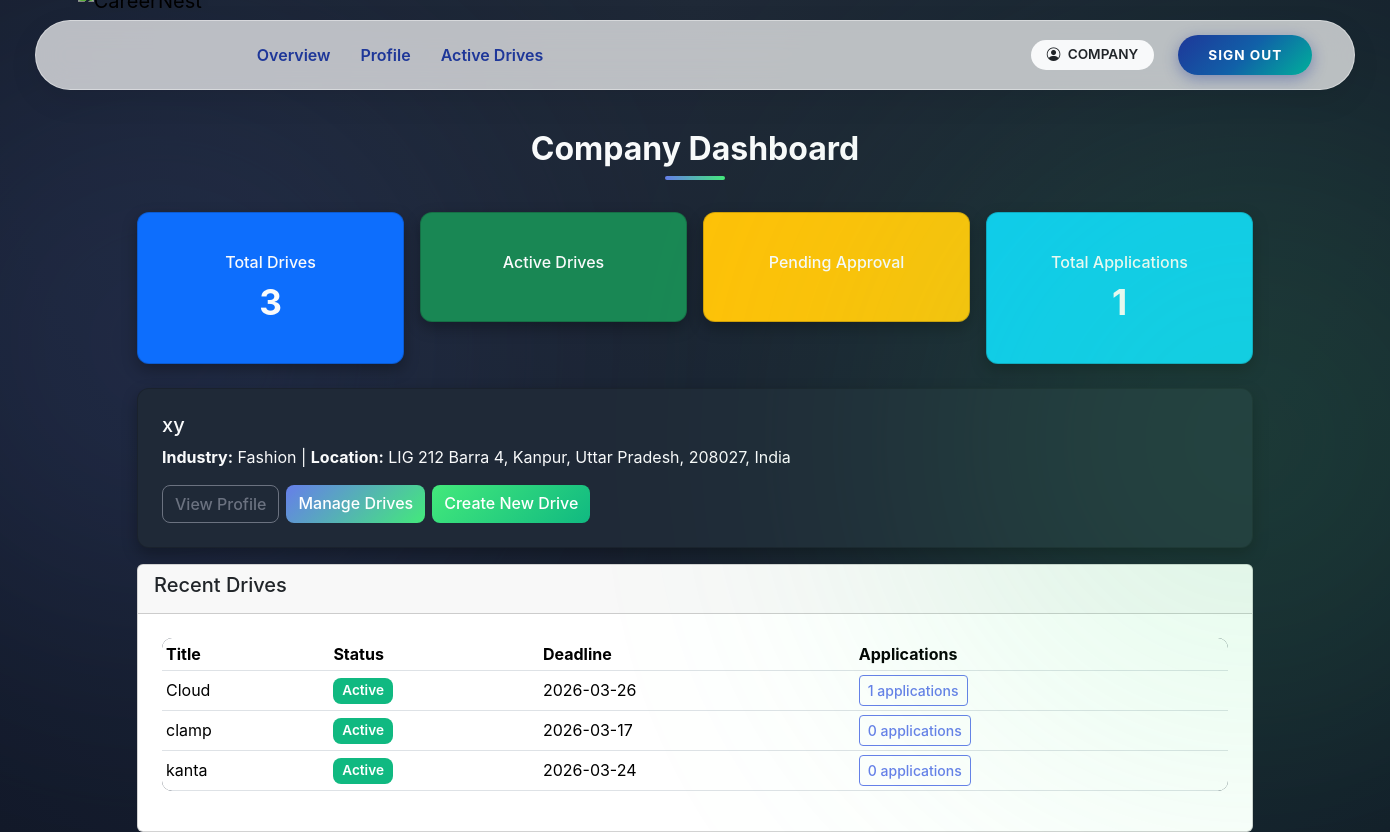
The app's page /company/dashboard (signed in) with its own data.
### app/models.py (models this page shows, shortened)
class User(UserMixin, db.Model):
    __tablename__ = "users"
    user_id = db.Column(db.Integer, primary_key=True)
    email = db.Column(db.String(120), unique=True, nullable=False)
    password_hash = db.Column(db.String(255), nullable=False)
    role = db.Column(db.String(20), nullable=False)
    is_active = db.Column(db.Boolean, default=True)
    is_approved = db.Column(db.Boolean, default=False)
    is_blacklisted = db.Column(db.Boolean, default=False)
    created_at = db.Column(db.DateTime, default=datetime.utcnow)
    student = db.relationship(
        "Student",
        back_populates="user",
        uselist=False,
        cascade="all, delete-orphan"
    )
    company = db.relationship(
        "Company",
        back_populates="user",
        uselist=False,
        cascade="all, delete-orphan"
    )
    admin = db.relationship(
        "Admin",
        back_populates="user",
        uselist=False,
        cascade="all, delete-orphan"
    )

class Company(db.Model):
    __tablename__ = "companies"
    user_id = db.Column(
        db.Integer,
        db.ForeignKey("users.user_id", ondelete="CASCADE"),
        primary_key=True
    )
    company_name = db.Column(db.String(150), nullable=False)
    industry = db.Column(db.String(100))
    location = db.Column(db.String(200))
    website = db.Column(db.String(200))
    contact_person = db.Column(db.String(100))
    contact_phone = db.Column(db.String(20))
    description = db.Column(db.Text)
    user = db.relationship("User", back_populates="company")
    drives = db.relationship(
        "PlacementDrive",
        back_populates="company",
        cascade="all, delete-orphan"
    )

class PlacementDrive(db.Model):
    __tablename__ = "placement_drives"
    drive_id = db.Column(db.Integer, primary_key=True)
    company_id = db.Column(
        db.Integer,
        db.ForeignKey("companies.user_id", ondelete="CASCADE"),
        nullable=False
    )
    job_title = db.Column(db.String(150), nullable=False)
    job_description = db.Column(db.Text, nullable=False)
    eligibility = db.Column(db.String(200))
    application_deadline = db.Column(db.Date)
    status = db.Column(db.String(20), default="Pending")
    created_at = db.Column(db.DateTime, default=datetime.utcnow)
    company = db.relationship("Company", back_populates="drives")
    applications = db.relationship(
        "Application",
        back_populates="drive",
        cascade="all, delete-orphan"
    )

### app/company/routes.py (the view)
@company_bp.route('/dashboard')
@login_required
@role_required('company')
def dashboard():
    profile = get_company_profile()
    if not profile:
        flash('Profile not found.', 'danger')
        return redirect(url_for('auth.logout'))
    drives = PlacementDrive.query.filter_by(company_id=profile.user_id).all()
    total_apps = Application.query.join(PlacementDrive).filter(
        PlacementDrive.company_id == profile.user_id
    ).count()
    stats = {
        'total_drives': len(drives),
        'total_applications': total_apps
    }
    return render_template(
        'company/dashboard.html',
        profile=profile,
        drives=drives,
        stats=stats
    )

### app/company/routes.py (called while the page is built)
def get_company_profile():
    return Company.query.filter_by(user_id=current_user.user_id).first()

### app/utils.py (called while the page is built)
def role_required(required_role):
    def decorator(f):
        @wraps(f)
        def decorated_function(*args, **kwargs):
            if not current_user.is_authenticated:
                abort(401)
            if current_user.role != required_role:
                abort(403)
            if required_role in ["student", "company"] and not current_user.is_approved:
                abort(403)
            if current_user.is_blacklisted:
                abort(403)
            return f(*args, **kwargs)
        return decorated_function
    return decorator

### app/templates/company/dashboard.html (shortened to what this page needs)
{% extends 'base.html' %}
{% block content %}
<h2>Company Dashboard</h2>
<div class="row g-3 mb-4">
  <div class="col-md-3">
    <div class="card text-bg-primary">
      <div class="card-body">
        <h6 class="card-title">Total Drives</h6>
        <p class="card-text display-6">{{ stats.total_drives }}</p>
      </div>
    </div>
  </div>
  <div class="col-md-3">
    <div class="card text-bg-success">
      <div class="card-body">
        <h6 class="card-title">Active Drives</h6>
      </div>
    </div>
  </div>
  <div class="col-md-3">
    <div class="card text-bg-warning">
      <div class="card-body">
        <h6 class="card-title">Pending Approval</h6>
      </div>
    </div>
  </div>
  <div class="col-md-3">
    <div class="card text-bg-info">
      <div class="card-body">
        <h6 class="card-title">Total Applications</h6>
        <p class="card-text display-6">{{ stats.total_applications }}</p>
      </div>
    </div>
  </div>
</div>
<div class="card mb-3">
  <div class="card-body">
    <h5 class="card-title">{{ profile.company_name if profile else current_user.email }}</h5>
    <p class="card-text">
      {% if profile %}
      <strong>Industry:</strong> {{ profile.industry or 'N/A' }} |
      <strong>Location:</strong> {{ profile.location or 'N/A' }}
      {% endif %}
    </p>
    <div class="btn-group">
      <a href="{{ url_for('company.profile') }}" class="btn btn-outline-secondary">View Profile</a>
      {% if current_user.is_approved %}
      <a href="{{ url_for('company.drives') }}" class="btn btn-primary">Manage Drives</a>
      <a href="{{ url_for('company.create_drive') }}" class="btn btn-success">Create New Drive</a>
      {% endif %}
    </div>
  </div>
</div>
{% if drives and current_user.is_approved %}
<div class="card">
  <div class="card-header">
    <h5>Recent Drives</h5>
  </div>
  <div class="card-body">
    <table class="table table-hover table-sm">
      <thead>
        <tr>
          <th>Title</th>
          <th>Status</th>
          <th>Deadline</th>
          <th>Applications</th>
        </tr>
      </thead>
      <tbody>
        {% for drive in drives[:5] %}
        <tr>
          <td>{{ drive.job_title }}</td>
          <td>
            {% if drive.status == 'Pending' %}
            <span class="badge bg-warning">Pending</span>
            {% elif drive.status == 'Closed' %}
            <span class="badge bg-secondary">Closed</span>
            {% else %}
            <span class="badge bg-success">Active</span>
            {% endif %}
          </td>
          <td>{{ drive.application_deadline.strftime('%Y-%m-%d') if drive.application_deadline else 'N/A' }}</td>
          <td>
            <a href="{{ url_for('company.drive_applications', drive_id=drive.drive_id) }}" class="btn btn-sm btn-outline-primary">
              {{ drive.applications|list|length }} applications
            </a>
          </td>
        </tr>
        {% endfor %}
      </tbody>
    </table>
  </div>
</div>
{% endif %}
{% endblock %}

### app/templates/base.html (shortened to what this page needs)
<!DOCTYPE html>
<html lang="en">
<head>
    <link href="https://cdn.jsdelivr.net/npm/bootstrap@5.3.2/dist/css/bootstrap.min.css" rel="stylesheet">
    <link rel="stylesheet" href="https://cdn.jsdelivr.net/npm/bootstrap-icons@1.10.5/font/bootstrap-icons.css">
</head>
<body>
    <div class="toast-container position-fixed top-0 end-0 p-3">
    </div>
    <header class="navbar-container">
        <nav class="navbar navbar-expand-lg navbar-island">
            <div class="container-fluid">
                <a class="navbar-brand " href="/">
                    <img src="{{ url_for('static', filename='img/CareerLogo.png') }}" alt="CareerNest">
                </a>
                <div class="collapse navbar-collapse" id="navMain">
                    <ul class="navbar-nav me-auto mb-2 mb-lg-0 ms-lg-4">
                        {% if current_user.is_authenticated %}
                        {% if current_user.role == 'admin' %}
                        <li class="nav-item"><a class="nav-link" href="{{ url_for('admin.dashboard') }}">Dashboard
                                Center</a></li>
                        <li class="nav-item"><a class="nav-link" href="{{ url_for('admin.students') }}">Students</a>
                        </li>
                        <li class="nav-item"><a class="nav-link" href="{{ url_for('admin.companies') }}">Companies</a>
                        </li>
                        <li class="nav-item"><a class="nav-link" href="{{ url_for('admin.drives') }}">Drives</a>
                        </li>
                        <li class="nav-item"><a class="nav-link"
                                href="{{ url_for('admin.applications') }}">Applications</a>
                        </li>
                        {% elif current_user.role == 'company' %}
                        <li class="nav-item"><a class="nav-link" href="{{ url_for('company.dashboard') }}">Overview</a>
                        </li>
                        <li class="nav-item"><a class="nav-link" href="{{ url_for('company.profile') }}">Profile</a>
                        </li>
                        <li class="nav-item"><a class="nav-link" href="{{ url_for('company.drives') }}">Active
                                Drives</a></li>
                        {% endif %}
                        {% else %}
                        <li class="nav-item"><a class="nav-link" href="/">Home</a></li>
                        {% endif %}
                    </ul>
                    <div class="d-flex flex-column flex-lg-row align-items-center">
                        {% if not current_user.is_authenticated %}
                        <a href="{{ url_for('auth.student_register') }}" class="btn btn-creative btn-student">Student
                            Join</a>
                        <a href="{{ url_for('auth.company_register') }}" class="btn btn-creative btn-student">Company
                            Join</a>
                        <a href="{{ url_for('auth.login') }}" class="btn btn-creative btn-login">Login</a>
                        {% else %}
                        <span class="badge rounded-pill bg-light text-dark px-3 py-2 me-3 d-none d-lg-block">
                            <i class="bi bi-person-circle me-1"></i> {{ current_user.role|upper }}
                        </span>
                        <a href="{{ url_for('auth.logout') }}" class="btn btn-creative btn-login">Sign Out</a>
                        {% endif %}
                    </div>
                </div>
            </div>
        </nav>
    </header>
    <main class="container page-content">
        {% block content %}{% endblock %}
    </main>
</body>
</html>

### app/templates/company/dashboard.html (style rules this page uses)
.card .card-title, .card .card-text { color: #f9fafb; }
.card .btn-group .btn { margin-right: 0.5rem; }
.card .btn-group .btn:last-child { margin-right: 0; }
.card-body { padding: 1.5rem; }
body { font-family: 'Inter', sans-serif; background: radial-gradient(circle at top, #1f2937 0%, #111827 100%); color: #f9fafb; }
h2 { font-size: 2rem; font-weight: 700; text-align: center; margin-bottom: 2rem; position: relative; }
h2::after { content: ''; display: block; width: 60px; height: 4px; margin: 0.5rem auto 0 auto; border-radius: 2px; background: linear-gradient(90deg, #667eea, #43e97b); }
.row.g-3 .card { border-radius: 12px; box-shadow: 0 6px 15px rgba(0,0,0,0.3); text-align: center; padding: 1rem; color: #fff; transition: transform 0.3s, box-shadow 0.3s; }
.card .display-6 { font-weight: 700; font-size: 2.2rem; }
.card.mb-3 { border-radius: 12px; box-shadow: 0 6px 15px rgba(0,0,0,0.3); background: #1f2937; }
.card.mb-3 .btn-group .btn { border-radius: 8px; font-weight: 500; transition: transform 0.3s, box-shadow 0.3s; }
.table { background-color: #1f2937; border-radius: 10px; overflow: hidden; color: #f9fafb; }
.table th, .table td { vertical-align: middle; }
.badge { font-weight: 600; font-size: 0.85rem; padding: 0.45em 0.65em; border-radius: 8px; }
.badge.bg-success { background-color: #10b981 !important; }
.btn-primary { background: linear-gradient(135deg, #667eea, #43e97b); border: none; color: #fff; font-weight: 600; transition: transform 0.3s, box-shadow 0.3s; }
.btn-success { background: linear-gradient(135deg, #43e97b, #10b981); border: none; color: #fff; font-weight: 600; }
.btn-outline-primary { border-color: #667eea; color: #667eea; font-weight: 500; }
.btn-outline-secondary { border-color: #6b7280; color: #6b7280; }
body::before, body::after { content: ''; position: absolute; border-radius: 50%; filter: blur(150px); opacity: 0.15; z-index: 0; }
body::before { width: 600px; height: 600px; background: #667eea; top: 5%; left: -10%; }
body::after { width: 700px; height: 700px; background: #43e97b; bottom: 5%; right: -15%; }

### records on screen
User: role "COMPANY"
Company: company_name "xy", industry "Fashion", location "LIG 212 Barra 4, Kanpur, Uttar Pradesh, 208027, India"
PlacementDrive: job_title "Cloud", status "Active", application_deadline "2026-03-26", applications|list "1"
PlacementDrive: job_title "clamp", status "Active", application_deadline "2026-03-17", applications|list "0"
PlacementDrive: job_title "kanta", status "Active", application_deadline "2026-03-24", applications|list "0"

### other values on screen
{{ stats.total_drives }} "3"
{{ stats.total_applications }} "1"
